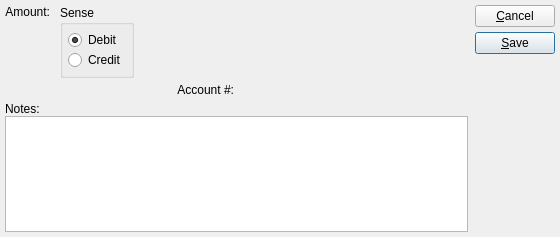
<?xml version="1.0" encoding="UTF-8"?>
<ui version="4.0">
 <comment>This file is part of the xTuple ERP: PostBooks Edition, a free and
open source Enterprise Resource Planning software suite,
Copyright (c) 1999-2011 by OpenMFG LLC, d/b/a xTuple.
It is licensed to you under the Common Public Attribution License
version 1.0, the full text of which (including xTuple-specific Exhibits)
is available at www.xtuple.com/CPAL.  By using this software, you agree
to be bound by its terms.</comment>
 <class>standardJournalItem</class>
 <widget class="QDialog" name="standardJournalItem">
  <property name="geometry">
   <rect>
    <x>0</x>
    <y>0</y>
    <width>560</width>
    <height>237</height>
   </rect>
  </property>
  <property name="windowTitle">
   <string>Standard Journal Item</string>
  </property>
  <layout class="QHBoxLayout">
   <property name="spacing">
    <number>7</number>
   </property>
   <property name="margin">
    <number>5</number>
   </property>
   <item>
    <layout class="QVBoxLayout">
     <property name="margin">
      <number>0</number>
     </property>
     <item>
      <layout class="QHBoxLayout">
       <property name="margin">
        <number>0</number>
       </property>
       <item>
        <layout class="QHBoxLayout">
         <property name="margin">
          <number>0</number>
         </property>
         <item>
          <widget class="QLabel" name="_amountLit">
           <property name="text">
            <string>Amount:</string>
           </property>
           <property name="alignment">
            <set>Qt::AlignRight|Qt::AlignTop|Qt::AlignTrailing</set>
           </property>
          </widget>
         </item>
         <item>
          <widget class="CurrCluster" name="_amount"/>
         </item>
        </layout>
       </item>
       <item>
        <widget class="QGroupBox" name="_senseGroup">
         <property name="title">
          <string>Sense</string>
         </property>
         <layout class="QVBoxLayout">
          <property name="spacing">
           <number>0</number>
          </property>
          <property name="margin">
           <number>5</number>
          </property>
          <item>
           <widget class="QRadioButton" name="_debit">
            <property name="text">
             <string>Debit</string>
            </property>
            <property name="checked">
             <bool>true</bool>
            </property>
           </widget>
          </item>
          <item>
           <widget class="QRadioButton" name="_credit">
            <property name="text">
             <string>Credit</string>
            </property>
           </widget>
          </item>
         </layout>
        </widget>
       </item>
       <item>
        <spacer name="spacer13">
         <property name="orientation">
          <enum>Qt::Horizontal</enum>
         </property>
         <property name="sizeType">
          <enum>QSizePolicy::Expanding</enum>
         </property>
         <property name="sizeHint" stdset="0">
          <size>
           <width>150</width>
           <height>20</height>
          </size>
         </property>
        </spacer>
       </item>
      </layout>
     </item>
     <item>
      <layout class="QHBoxLayout">
       <property name="spacing">
        <number>5</number>
       </property>
       <property name="margin">
        <number>0</number>
       </property>
       <item>
        <widget class="QLabel" name="_accountLit">
         <property name="text">
          <string>Account #:</string>
         </property>
         <property name="alignment">
          <set>Qt::AlignRight|Qt::AlignTrailing|Qt::AlignVCenter</set>
         </property>
        </widget>
       </item>
       <item>
        <widget class="GLCluster" name="_account"/>
       </item>
      </layout>
     </item>
     <item>
      <layout class="QVBoxLayout">
       <property name="spacing">
        <number>0</number>
       </property>
       <property name="margin">
        <number>0</number>
       </property>
       <item>
        <widget class="QLabel" name="_notesLit">
         <property name="text">
          <string>Notes:</string>
         </property>
         <property name="alignment">
          <set>Qt::AlignLeading|Qt::AlignLeft|Qt::AlignVCenter</set>
         </property>
        </widget>
       </item>
       <item>
        <widget class="XTextEdit" name="_notes">
         <property name="spellEnable">
          <bool>true</bool>
         </property>
        </widget>
       </item>
      </layout>
     </item>
    </layout>
   </item>
   <item>
    <layout class="QVBoxLayout">
     <property name="spacing">
      <number>0</number>
     </property>
     <property name="margin">
      <number>0</number>
     </property>
     <item>
      <layout class="QVBoxLayout">
       <property name="spacing">
        <number>5</number>
       </property>
       <property name="margin">
        <number>0</number>
       </property>
       <item>
        <widget class="QPushButton" name="_close">
         <property name="text">
          <string>&amp;Cancel</string>
         </property>
        </widget>
       </item>
       <item>
        <widget class="QPushButton" name="_save">
         <property name="text">
          <string>&amp;Save</string>
         </property>
         <property name="default">
          <bool>true</bool>
         </property>
        </widget>
       </item>
      </layout>
     </item>
     <item>
      <spacer name="spacer14">
       <property name="orientation">
        <enum>Qt::Vertical</enum>
       </property>
       <property name="sizeType">
        <enum>QSizePolicy::Expanding</enum>
       </property>
       <property name="sizeHint" stdset="0">
        <size>
         <width>10</width>
         <height>21</height>
        </size>
       </property>
      </spacer>
     </item>
    </layout>
   </item>
  </layout>
 </widget>
 <layoutdefault spacing="5" margin="5"/>
 <pixmapfunction>qPixmapFromMimeSource</pixmapfunction>
 <customwidgets>
  <customwidget>
   <class>CurrCluster</class>
   <extends>CurrDisplay</extends>
   <header>currcluster.h</header>
  </customwidget>
  <customwidget>
   <class>CurrDisplay</class>
   <extends>QWidget</extends>
   <header>currcluster.h</header>
  </customwidget>
  <customwidget>
   <class>GLCluster</class>
   <extends>QWidget</extends>
   <header>glcluster.h</header>
  </customwidget>
  <customwidget>
   <class>XTextEdit</class>
   <extends>QTextEdit</extends>
   <header>xtextedit.h</header>
  </customwidget>
 </customwidgets>
 <tabstops>
  <tabstop>_amount</tabstop>
  <tabstop>_senseGroup</tabstop>
  <tabstop>_debit</tabstop>
  <tabstop>_account</tabstop>
  <tabstop>_notes</tabstop>
  <tabstop>_save</tabstop>
  <tabstop>_close</tabstop>
 </tabstops>
 <includes>
  <include location="global">parameter.h</include>
 </includes>
 <resources/>
 <connections>
  <connection>
   <sender>_close</sender>
   <signal>clicked()</signal>
   <receiver>standardJournalItem</receiver>
   <slot>reject()</slot>
   <hints>
    <hint type="sourcelabel">
     <x>20</x>
     <y>20</y>
    </hint>
    <hint type="destinationlabel">
     <x>20</x>
     <y>20</y>
    </hint>
   </hints>
  </connection>
 </connections>
</ui>
